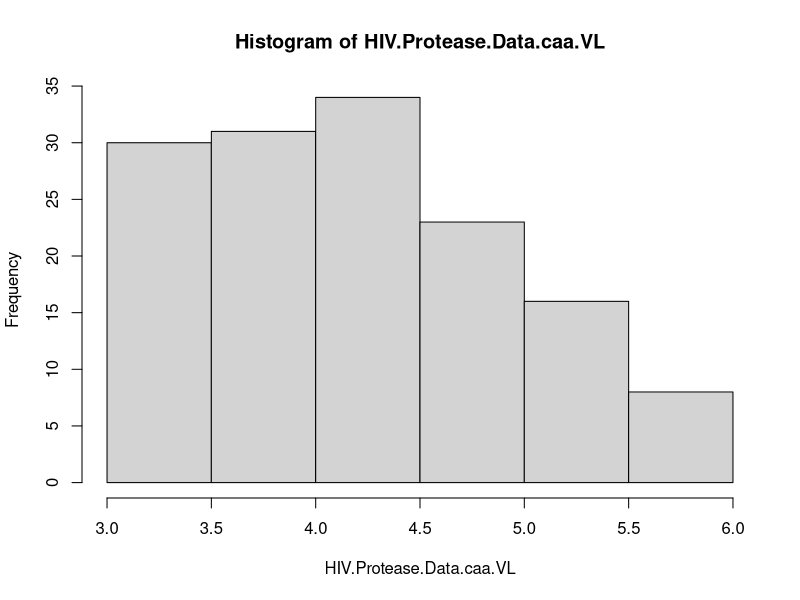
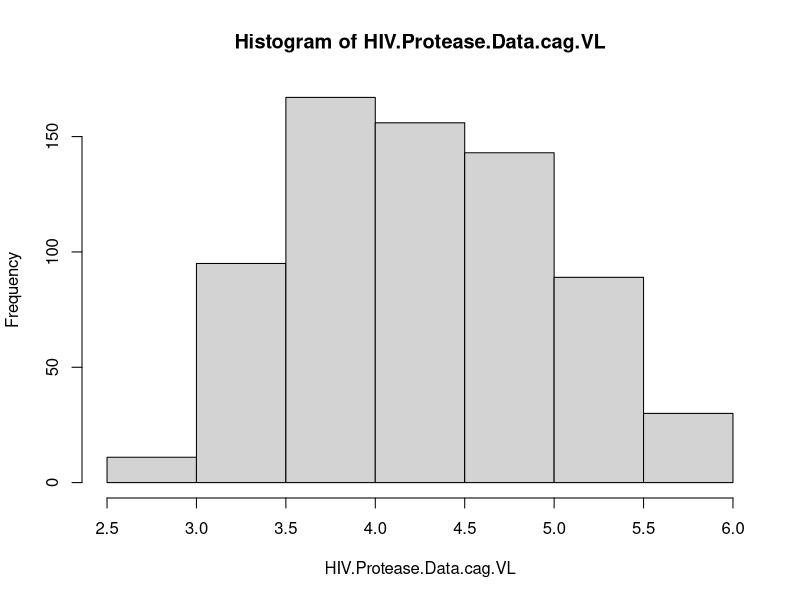
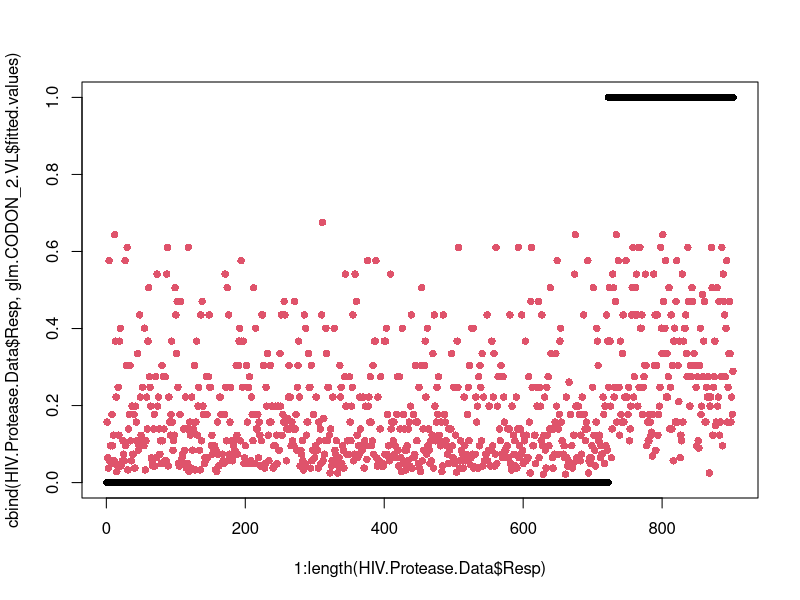
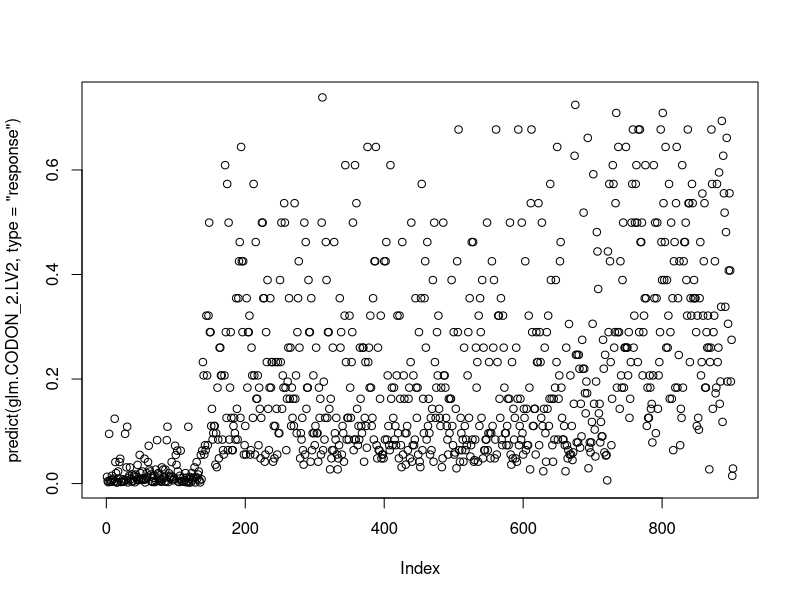
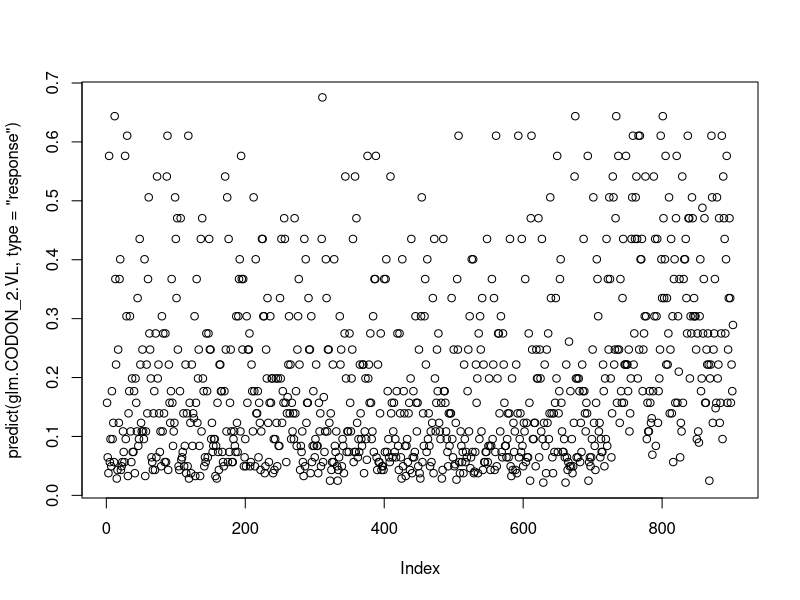
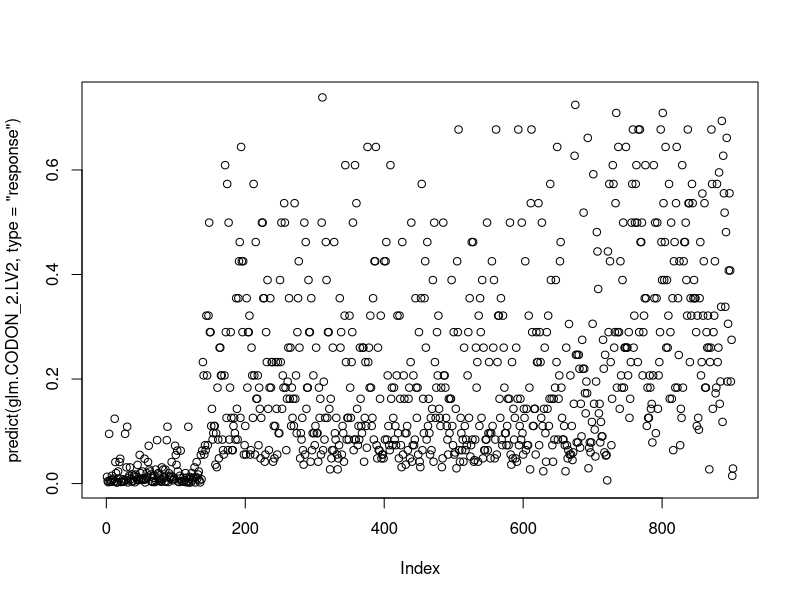

Write R code to recreate these figures, in order.
## ---- chunk 1
HIV.Protease.Data<-read.csv(file="HIV_Protease.csv",header=TRUE,sep=",")
HIV.Protease.Data<-as.data.frame(HIV.Protease.Data)
head(HIV.Protease.Data)
table(HIV.Protease.Data$CODON_2)
## ---- chunk 2
HIV.Protease.Data.caa.VL<-subset(HIV.Protease.Data$VL,HIV.Protease.Data$CODON_2=="caa")
hist(HIV.Protease.Data.caa.VL)
## ---- chunk 3
HIV.Protease.Data.cag.VL<-subset(HIV.Protease.Data$VL,HIV.Protease.Data$CODON_2=="cag")
hist(HIV.Protease.Data.cag.VL)
## ---- chunk 4
c(mean(HIV.Protease.Data.cag.VL),mean(HIV.Protease.Data.caa.VL))
## ---- chunk 5
lm.CODON_2.VL <- lm(VL~CODON_2, data=HIV.Protease.Data)
AIC(lm.CODON_2.VL)
anova(lm.CODON_2.VL)
## ---- chunk 6
library(lme4)

lm.CODON_2.VL.Mixed <- lmer(VL ~ 1 + (1|CODON_2), data=HIV.Protease.Data)
AIC(lm.CODON_2.VL.Mixed)
## ---- chunk 7
glm.CODON_2.VL <- glm(Resp~VL, family="binomial", data=HIV.Protease.Data)
print(AIC(glm.CODON_2.VL))
matplot(1:length(HIV.Protease.Data$Resp),cbind(HIV.Protease.Data$Resp,glm.CODON_2.VL$fitted.values),pch=16)
## ---- chunk 8
head(cbind(HIV.Protease.Data$Resp,glm.CODON_2.VL$fitted.values))
## ---- chunk 9
library(MASS)

# glm.CODON_2.LV <- nlme(Resp~VL+CODON_2, data=HIV.Protease.Data)
glm.CODON_2.LV2 <- glmmPQL(Resp~VL, random=~1|CODON_2, family=binomial, data=HIV.Protease.Data)
# glm.CODON_2.LV <- glm(Resp~VL+CODON_2, family = binomial, data=HIV.Protease.Data)
## ---- chunk 10
AIC(glm.CODON_2.LV2)
plot(predict(glm.CODON_2.LV2,type="response"))
head(cbind(HIV.Protease.Data$Resp,predict(glm.CODON_2.LV2,type="response")))
## ---- chunk 11
par(mfrow=c(1,1))
plot(predict(glm.CODON_2.VL, type="response"))
plot(predict(glm.CODON_2.LV2, type="response"))
